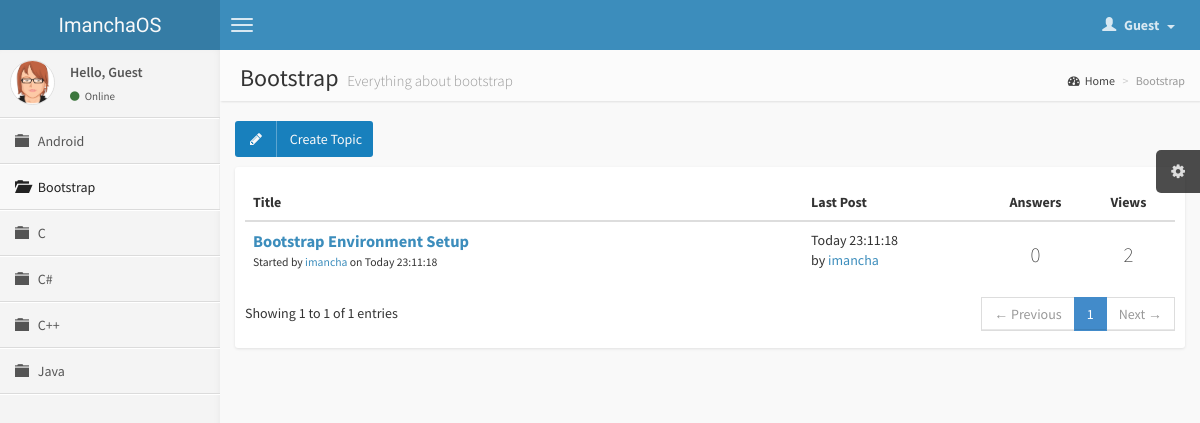
The app's page /category.php?cid=6&title=Bootstrap with its own data.
### tables this page shows
CREATE TABLE IF NOT EXISTS `category` (
  `id_category` int(11) NOT NULL AUTO_INCREMENT,
  `name_category` varchar(30) NOT NULL,
  `description` varchar(50) NOT NULL,
  PRIMARY KEY (`id_category`)
);

CREATE TABLE IF NOT EXISTS `topic` (
  `id_topic` int(11) NOT NULL AUTO_INCREMENT,
  `id_category` int(11) NOT NULL,
  `title_topic` varchar(100) NOT NULL,
  `answers` int(11) NOT NULL DEFAULT '0',
  `views` int(11) NOT NULL DEFAULT '0',
  `date_topic` datetime NOT NULL,
  `reply_date_topic` datetime DEFAULT NULL,
  `creator_topic` varchar(30) NOT NULL,
  `last_post_by` varchar(30) NOT NULL,
  PRIMARY KEY (`id_topic`),
  KEY `id_category` (`id_category`),
  KEY `creator_topic` (`creator_topic`),
  KEY `last_post_by` (`last_post_by`)
);

### category.php (the view, shortened to what this page needs)
<?php include_once('function.inc');
  if(isset($_GET['cid']) && is_numeric($_GET['cid'])){
		$cid = (int) $_GET['cid'];
		if($cid > 0){
			$sql = "SELECT * FROM category WHERE id_category=$cid LIMIT 1";
			$res = mysql_query($sql) or die(mysql_error());
			if(mysql_num_rows($res) == 1){
				$row = mysql_fetch_assoc($res);
				$title = $row['name_category'];
				$description = $row['description'];
			}else{
				$error = TRUE;
			}
		}else{
			$error = TRUE;
		}
  }else{
		$error = TRUE;
	}
?>
<!DOCTYPE html>
<html>
  <head>
    <link href="css/bootstrap.min.css" rel="stylesheet" type="text/css" />
    <link href="css/font-awesome.min.css" rel="stylesheet" type="text/css" />
    <link href="css/ionicons.min.css" rel="stylesheet" type="text/css" />
    <link href="css/datatables/dataTables.bootstrap.css" rel="stylesheet" type="text/css" />
    <link href="css/imancha.css" rel="stylesheet" type="text/css" />
  </head>
  <body class="skin-blue">
    <header class="header"><?php navigation(); ?></header>
    <div class="wrapper row-offcanvas row-offcanvas-left">
      <aside class="left-side sidebar-offcanvas"><?php sidebar(); ?></aside>
      <aside class="right-side">
        <section class="content-header">
          <?php echo '<h1>'.$title.' <small>'.$description.'</small></h1>'; ?>
          <ol class="breadcrumb">
            <li><a href="index.php"><i class="fa fa-dashboard"></i>Home</a></li>
            <li class="active"><?php echo $title; ?></li>
          </ol>
        </section>
        <section class="content">
          <div class="row">
						<div class="col-md-12">
							<p><button class='btn bg-blue btn-social' <?php if(isset($_SESSION['id'])) echo "onClick=\"window.location='create.php?cid=".$cid."'\""; else echo 'data-toggle="modal" data-target="#login-modal"'; ?>><i class='fa fa-pencil'></i><span> Create Topic</span></button></p>
						</div>
					</div>
					<div class="row">
						<div class="col-md-12">
							<div class="box box-solid">
								<?php
									$sql = "SELECT * FROM topic WHERE id_category=$cid ORDER BY reply_date_topic DESC";
									$res = mysql_query($sql) or die(mysql_error());
									if(mysql_num_rows($res) > 0){
										$topic .= '<div class="box-body table-responsive">';
										$topic .= '<table class="table table-hover" id="category">';
										$topic .= '<thead><tr><th width="60%">Title</th><th width="20%">Last Post</th><th width="10%" class="text-center">Answers</th><th width="10%" class="text-center">Views</th></tr></thead><tbody>';
										while($row = mysql_fetch_assoc($res)){
											$tid = $row['id_topic'];
											$title = $row['title_topic'];
											$answer = $row['answers'];
											$view = $row ['views'];
											$date = $row['date_topic'];
											$last = $row['last_post_by'];
											$reply = $row['reply_date_topic'];
											$creator = $row['creator_topic'];
											$sql0 = "SELECT id FROM user WHERE username='$creator' LIMIT 1";
											$res0 = mysql_query($sql0) or die(mysql_error());
											$row0 = mysql_fetch_array($res0);
											$sql1 = "SELECT id FROM user WHERE username='$last' LIMIT 1";
											$res1 = mysql_query($sql1) or die(mysql_error());
											$row1 = mysql_fetch_array($res1);
											if(substr($date,0,10) == date("Y-m-d"))
												$date = "Today ".substr($date,11,8);
											else if((substr($date,8,2) == (date("d")-1)) && (substr($date,0,8) == date("Y-m-")))
												$date = "Yesterday ".substr($date,11,8);
											if(substr($reply,0,10) == date("Y-m-d"))
												$reply = "Today ".substr($reply,11,8);
											else if((substr($reply,8,2) == (date("d")-1)) && (substr($reply,0,8) == date("Y-m-")))
												$reply = "Yesterday ".substr($reply,11,8);
											if(isset($_SESSION['id']))
												$profil = 'href="profile.php?user='.$row0['id'].'"';
											else
												$profil = 'href="#required" data-toggle="modal" data-target="#login-modal"';
											if(isset($_SESSION['id']))
												$profile = 'href="profile.php?user='.$row1['id'].'"';
											else
												$profile = 'href="#required" data-toggle="modal" data-target="#login-modal"';
											$topic .= "<tr>
																	<td><p style='font-size: 16.5px;' class='no-margin'><b><a href='topic.php?cid=$cid&tid=$tid&title=$title'>$title</a></b></p><p style='font-size:smaller;'>Started by <a $profil>$creator</a> on $date</p></td>
																	<td><p class='no-margin'>$reply</p> by <a $profile>$last</a></td>
																	<td class='text-center'><p class='lead margin'>$answer</p></td>
																	<td class='text-center'><p class='lead margin'>$view</p></td>
																 </tr>";
										}
										$topic .= "</tbody></table></div>";
									}else{
										$topic = "<div class='box-body'>There are no topics available in $title categories yet.</div>";
									}
									echo $topic;
								?>
							</div>
						</div>
					</div>
        </section>
      </aside>
    </div>
  </body>
</html>

### function.inc (shortened to what this page needs)
<?php session_start();
	function guestmenu(){
		echo '<li class="dropdown user user-menu">
            <a href="#" class="dropdown-toggle" data-toggle="dropdown">
              <i class="glyphicon glyphicon-user"></i>
              <span>Guest &nbsp;<i class="caret"></i></span>
            </a>
            <ul class="dropdown-menu">
              <li class="user-header bg-red">
                <img src="img/avatar3.png" class="img-circle" alt="User Image" />
                <p>Anonymous</p>
              </li>
              <li class="user-footer">
                <div class="pull-left"><a href="login.php" class="btn btn-default btn-flat">Sign In</a></div>
                <div class="pull-right"><a href="register.php" class="btn btn-default btn-flat">Sign Up</a></div>
              </li>
            </ul>
          </li>';
	}
	function topmenu(){
		if(isset($_SESSION['id'])){
			usermenu();
		}else{
			guestmenu();
		}
	}
	function navigation(){
		echo '<a href="index.php" class="logo">ImanchaOS</a>
          <nav class="navbar navbar-static-top" role="navigation">
            <a href="#" class="navbar-btn sidebar-toggle" data-toggle="offcanvas" role="button" title="Toggle Navigation">
              <span class="sr-only">Toggle navigation</span>
              <span class="icon-bar"></span>
              <span class="icon-bar"></span>
              <span class="icon-bar"></span>
            </a>
            <div class="navbar-right">
              <ul class="nav navbar-nav">';
                topmenu();
    echo '		</ul>
            </div>
          </nav>';
	}
	function sidebar(){
		if(isset($_SESSION['id'])){
			$message = "<p>Hello, ".$_SESSION['username']."</p>";
			$dashboard = "<li><a href='dashboard.php'><i class='fa fa-dashboard'></i><span>Dashboard</span></a></li>";
		}else{
			$message = "<p>Hello, Guest</p>";
			$dashboard = "";
		}
		echo '<section class="sidebar">
            <div class="user-panel">
                <div class="pull-left image">
                    <img src="img/avatar3.png" class="img-circle" alt="User Image" />
                </div>
                <div class="pull-left info">
									'.$message.'
									<a href="#"><i class="fa fa-circle text-success"></i> Online</a>
                </div>
            	</div>
            <ul class="sidebar-menu">'.$dashboard.'';
							$sql = "SELECT * FROM category ORDER BY name_category ASC";
							$res = mysql_query($sql) or die(mysql_error());
							if(mysql_num_rows($res) > 0){
								while($row = mysql_fetch_assoc($res)){
									$id = $row['id_category'];
									$name = $row['name_category'];
									if(isset($_GET['cid']) && ($_GET['cid'] == $id)){
										$active = "active";
										$icon = "glyphicon-folder-open";
									}else{
										$active = "";
										$icon = "glyphicon-folder-close";
									}
									echo '<li class='.$active.'>
													<a href="category.php?cid='.$id.'&title='.$name.'">
														<i class="glyphicon '.$icon.'"></i>
														<span>'.$name.'</span>
													</a>
												</li>';
								}
							}
    echo '	</ul>
      		</section>';
	}
?>

### records on screen
category: name_category "Android"
category: name_category "Bootstrap", description "Everything about bootstrap"
category: name_category "C"
category: name_category "C#"
category: name_category "C++"
category: name_category "Java"
topic: title_topic "Bootstrap Environment Setup", creator_topic "imancha", date_topic "Today 23:11:18", reply_date_topic "Today 23:11:18", last_post_by "imancha", answers "0", views "2"
